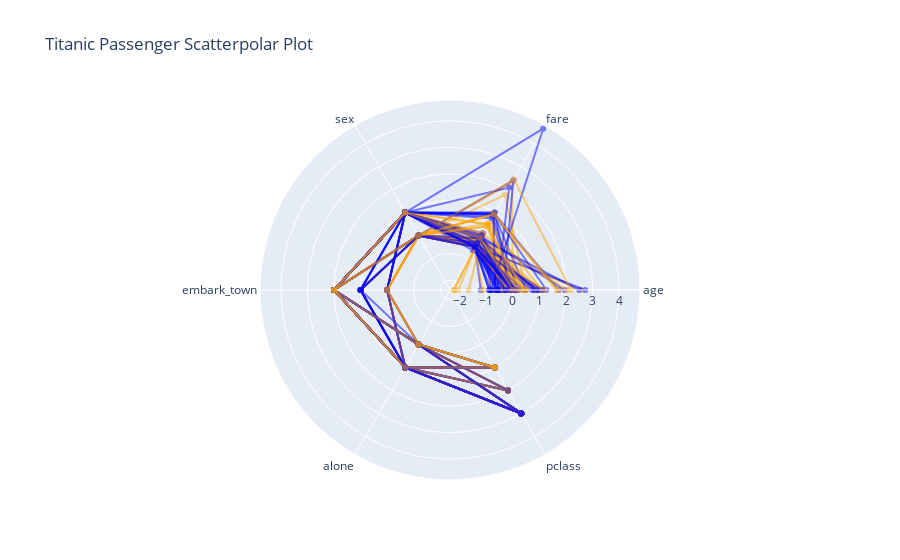

Here is the notebook cell this chart was saved with:
### Markdown cell above
# Ejercicio 3c: Star Plots

### Code cell
import plotly.graph_objects as go

# Select numeric columns for the plot
cols = ['age', 'fare' , 'sex', 'embark_town', 'alone', 'pclass'] # 'sibsp', 'parch'

# Take a sample to avoid overcrowding
sample = df_titanic.sample(100, random_state=0)

fig = go.Figure()

for idx, row in sample.iterrows():
    fig.add_trace(go.Scatterpolar(
        r=row[cols],
        theta=cols,
        name=f"Passenger {idx}",
        marker=dict(color='orange' if row['survived'] else 'blue'),
        opacity=0.5,
        showlegend=False
    ))

fig.update_layout(
    title="Titanic Passenger Scatterpolar Plot",
    polar=dict(radialaxis=dict(visible=True)),
    showlegend=False
)

fig.show()

### Figure 1 — Plotly figure (JSON) as saved in the notebook; plotly's stock layout.template omitted (floating-point values rounded to 4 significant figures)
{"data": [{"marker": {"color": "blue"}, "name": "Passenger 14", "opacity": 0.5, "r": [-1.207, -0.4878, 0.0, 2.0, 1.0, 3.0], "showlegend": false, "theta": ["age", "fare", "sex", "embark_town", "alone", "pclass"], "type": "scatterpolar"}, {"marker": {"color": "blue"}, "name": "Passenger 159", "opacity": 0.5, "r": [0.003522, 0.7536, 1.0, 2.0, 0.0, 3.0], "showlegend": false, "theta": ["age", "fare", "sex", "embark_town", "alone", "pclass"], "type": "scatterpolar"}, {"marker": {"color": "orange"}, "name": "Passenger 763", "opacity": 0.5, "r": [0.4894, 1.769, 0.0, 2.0, 0.0, 1.0], "showlegend": false, "theta": ["age", "fare", "sex", "embark_town", "alone", "pclass"], "type": "scatterpolar"}, {"marker": {"color": "blue"}, "name": "Passenger 741", "opacity": 0.5, "r": [0.4894, 0.9408, 1.0, 2.0, 0.0, 1.0], "showlegend": false, "theta": ["age", "fare", "sex", "embark_town", "alone", "pclass"], "type": "scatterpolar"}, {"marker": {"color": "orange"}, "name": "Passenger 483", "opacity": 0.5, "r": [2.571, -0.4529, 0.0, 2.0, 1.0, 3.0], "showlegend": false, "theta": ["age", "fare", "sex", "embark_town", "alone", "pclass"], "type": "scatterpolar"}, {"marker": {"color": "blue"}, "name": "Passenger 262", "opacity": 0.5, "r": [1.723, 0.9569, 1.0, 2.0, 0.0, 1.0], "showlegend": false, "theta": ["age", "fare", "sex", "embark_town", "alone", "pclass"], "type": "scatterpolar"}, {"marker": {"color": "blue"}, "name": "Passenger 619", "opacity": 0.5, "r": [-0.2817, -0.4346, 1.0, 2.0, 1.0, 2.0], "showlegend": false, "theta": ["age", "fare", "sex", "embark_town", "alone", "pclass"], "type": "scatterpolar"}, {"marker": {"color": "orange"}, "name": "Passenger 707", "opacity": 0.5, "r": [0.9521, -0.1169, 1.0, 2.0, 1.0, 1.0], "showlegend": false, "theta": ["age", "fare", "sex", "embark_town", "alone", "pclass"], "type": "scatterpolar"}, {"marker": {"color": "blue"}, "name": "Passenger 534", "opacity": 0.5, "r": [0.02672, -0.4715, 0.0, 2.0, 1.0, 3.0], "showlegend": false, "theta": ["age", "fare", "sex", "embark_town", "alone", "pclass"], "type": "scatterpolar"}, {"marker": {"color": "orange"}, "name": "Passenger 549", "opacity": 0.5, "r": [-1.67, 0.09363, 1.0, 2.0, 0.0, 2.0], "showlegend": false, "theta": ["age", "fare", "sex", "embark_town", "alone", "pclass"], "type": "scatterpolar"}, {"marker": {"color": "blue"}, "name": "Passenger 254", "opacity": 0.5, "r": [0.8749, -0.2391, 0.0, 2.0, 0.0, 3.0], "showlegend": false, "theta": ["age", "fare", "sex", "embark_town", "alone", "pclass"], "type": "scatterpolar"}, {"marker": {"color": "orange"}, "name": "Passenger 31", "opacity": 0.5, "r": [0.003522, 2.302, 0.0, 0.0, 0.0, 1.0], "showlegend": false, "theta": ["age", "fare", "sex", "embark_town", "alone", "pclass"], "type": "scatterpolar"}, {"marker": {"color": "orange"}, "name": "Passenger 644", "opacity": 0.5, "r": [-2.229, -0.2583, 0.0, 0.0, 0.0, 3.0], "showlegend": false, "theta": ["age", "fare", "sex", "embark_town", "alone", "pclass"], "type": "scatterpolar"}, {"marker": {"color": "blue"}, "name": "Passenger 145", "opacity": 0.5, "r": [-0.8215, 0.09363, 1.0, 2.0, 0.0, 2.0], "showlegend": false, "theta": ["age", "fare", "sex", "embark_town", "alone", "pclass"], "type": "scatterpolar"}, {"marker": {"color": "orange"}, "name": "Passenger 573", "opacity": 0.5, "r": [0.003522, -0.4899, 0.0, 1.0, 1.0, 3.0], "showlegend": false, "theta": ["age", "fare", "sex", "embark_town", "alone", "pclass"], "type": "scatterpolar"}, {"marker": {"color": "blue"}, "name": "Passenger 353", "opacity": 0.5, "r": [-0.3588, -0.2877, 1.0, 2.0, 0.0, 3.0], "showlegend": false, "theta": ["age", "fare", "sex", "embark_town", "alone", "pclass"], "type": "scatterpolar"}, {"marker": {"color": "orange"}, "name": "Passenger 98", "opacity": 0.5, "r": [0.3352, -0.183, 0.0, 2.0, 0.0, 2.0], "showlegend": false, "theta": ["age", "fare", "sex", "embark_town", "alone", "pclass"], "type": "scatterpolar"}, {"marker": {"color": "blue"}, "name": "Passenger 567", "opacity": 0.5, "r": [-0.05039, -0.2218, 0.0, 2.0, 0.0, 3.0], "showlegend": false, "theta": ["age", "fare", "sex", "embark_town", "alone", "pclass"], "type": "scatterpolar"}, {"marker": {"color": "orange"}, "name": "Passenger 692", "opacity": 0.5, "r": [0.003522, 0.491, 1.0, 2.0, 1.0, 3.0], "showlegend": false, "theta": ["age", "fare", "sex", "embark_town", "alone", "pclass"], "type": "scatterpolar"}, {"marker": {"color": "orange"}, "name": "Passenger 585", "opacity": 0.5, "r": [-0.8986, 0.9569, 0.0, 2.0, 0.0, 1.0], "showlegend": false, "theta": ["age", "fare", "sex", "embark_town", "alone", "pclass"], "type": "scatterpolar"}, {"marker": {"color": "blue"}, "name": "Passenger 789", "opacity": 0.5, "r": [1.26, 0.9478, 1.0, 0.0, 1.0, 1.0], "showlegend": false, "theta": ["age", "fare", "sex", "embark_town", "alone", "pclass"], "type": "scatterpolar"}, {"marker": {"color": "orange"}, "name": "Passenger 627", "opacity": 0.5, "r": [-0.6673, 0.9228, 0.0, 2.0, 1.0, 1.0], "showlegend": false, "theta": ["age", "fare", "sex", "embark_town", "alone", "pclass"], "type": "scatterpolar"}, {"marker": {"color": "orange"}, "name": "Passenger 572", "opacity": 0.5, "r": [0.4894, -0.1149, 1.0, 2.0, 1.0, 1.0], "showlegend": false, "theta": ["age", "fare", "sex", "embark_town", "alone", "pclass"], "type": "scatterpolar"}, {"marker": {"color": "blue"}, "name": "Passenger 658", "opacity": 0.5, "r": [-0.5131, -0.3843, 1.0, 2.0, 1.0, 2.0], "showlegend": false, "theta": ["age", "fare", "sex", "embark_town", "alone", "pclass"], "type": "scatterpolar"}, {"marker": {"color": "blue"}, "name": "Passenger 699", "opacity": 0.5, "r": [0.9521, -0.4919, 1.0, 2.0, 1.0, 3.0], "showlegend": false, "theta": ["age", "fare", "sex", "embark_town", "alone", "pclass"], "type": "scatterpolar"}, {"marker": {"color": "blue"}, "name": "Passenger 60", "opacity": 0.5, "r": [-0.5902, -0.5004, 1.0, 0.0, 1.0, 3.0], "showlegend": false, "theta": ["age", "fare", "sex", "embark_town", "alone", "pclass"], "type": "scatterpolar"}, {"marker": {"color": "blue"}, "name": "Passenger 373", "opacity": 0.5, "r": [-0.5902, 2.083, 1.0, 0.0, 1.0, 1.0], "showlegend": false, "theta": ["age", "fare", "sex", "embark_town", "alone", "pclass"], "type": "scatterpolar"}, {"marker": {"color": "orange"}, "name": "Passenger 55", "opacity": 0.5, "r": [0.003522, 0.06848, 1.0, 2.0, 1.0, 1.0], "showlegend": false, "theta": ["age", "fare", "sex", "embark_town", "alone", "pclass"], "type": "scatterpolar"}, {"marker": {"color": "orange"}, "name": "Passenger 512", "opacity": 0.5, "r": [0.4894, -0.1169, 1.0, 2.0, 1.0, 1.0], "showlegend": false, "theta": ["age", "fare", "sex", "embark_town", "alone", "pclass"], "type": "scatterpolar"}, {"marker": {"color": "blue"}, "name": "Passenger 492", "opacity": 0.5, "r": [1.954, -0.03213, 1.0, 2.0, 1.0, 1.0], "showlegend": false, "theta": ["age", "fare", "sex", "embark_town", "alone", "pclass"], "type": "scatterpolar"}, {"marker": {"color": "orange"}, "name": "Passenger 78", "opacity": 0.5, "r": [-2.223, -0.06231, 1.0, 2.0, 0.0, 2.0], "showlegend": false, "theta": ["age", "fare", "sex", "embark_town", "alone", "pclass"], "type": "scatterpolar"}, {"marker": {"color": "orange"}, "name": "Passenger 647", "opacity": 0.5, "r": [2.032, 0.06848, 1.0, 0.0, 1.0, 1.0], "showlegend": false, "theta": ["age", "fare", "sex", "embark_town", "alone", "pclass"], "type": "scatterpolar"}, {"marker": {"color": "blue"}, "name": "Passenger 848", "opacity": 0.5, "r": [-0.1275, 0.01818, 1.0, 2.0, 0.0, 2.0], "showlegend": false, "theta": ["age", "fare", "sex", "embark_town", "alone", "pclass"], "type": "scatterpolar"}, {"marker": {"color": "orange"}, "name": "Passenger 875", "opacity": 0.5, "r": [-1.13, -0.5005, 0.0, 0.0, 1.0, 3.0], "showlegend": false, "theta": ["age", "fare", "sex", "embark_town", "alone", "pclass"], "type": "scatterpolar"}, {"marker": {"color": "blue"}, "name": "Passenger 485", "opacity": 0.5, "r": [0.003522, -0.1334, 0.0, 2.0, 0.0, 3.0], "showlegend": false, "theta": ["age", "fare", "sex", "embark_town", "alone", "pclass"], "type": "scatterpolar"}, {"marker": {"color": "blue"}, "name": "Passenger 494", "opacity": 0.5, "r": [-0.6673, -0.4839, 1.0, 2.0, 1.0, 3.0], "showlegend": false, "theta": ["age", "fare", "sex", "embark_town", "alone", "pclass"], "type": "scatterpolar"}, {"marker": {"color": "blue"}, "name": "Passenger 454", "opacity": 0.5, "r": [0.003522, -0.4839, 1.0, 2.0, 1.0, 3.0], "showlegend": false, "theta": ["age", "fare", "sex", "embark_town", "alone", "pclass"], "type": "scatterpolar"}, {"marker": {"color": "blue"}, "name": "Passenger 442", "opacity": 0.5, "r": [-0.3588, -0.4894, 1.0, 2.0, 0.0, 3.0], "showlegend": false, "theta": ["age", "fare", "sex", "embark_town", "alone", "pclass"], "type": "scatterpolar"}, {"marker": {"color": "blue"}, "name": "Passenger 413", "opacity": 0.5, "r": [0.003522, -0.6458, 1.0, 2.0, 1.0, 2.0], "showlegend": false, "theta": ["age", "fare", "sex", "embark_town", "alone", "pclass"], "type": "scatterpolar"}, {"marker": {"color": "blue"}, "name": "Passenger 614", "opacity": 0.5, "r": [0.4123, -0.4839, 1.0, 2.0, 1.0, 3.0], "showlegend": false, "theta": ["age", "fare", "sex", "embark_town", "alone", "pclass"], "type": "scatterpolar"}, {"marker": {"color": "blue"}, "name": "Passenger 498", "opacity": 0.5, "r": [-0.3588, 2.404, 0.0, 2.0, 0.0, 1.0], "showlegend": false, "theta": ["age", "fare", "sex", "embark_town", "alone", "pclass"], "type": "scatterpolar"}, {"marker": {"color": "blue"}, "name": "Passenger 253", "opacity": 0.5, "r": [0.02672, -0.3219, 1.0, 2.0, 0.0, 3.0], "showlegend": false, "theta": ["age", "fare", "sex", "embark_town", "alone", "pclass"], "type": "scatterpolar"}, {"marker": {"color": "orange"}, "name": "Passenger 635", "opacity": 0.5, "r": [-0.1275, -0.3843, 0.0, 2.0, 1.0, 2.0], "showlegend": false, "theta": ["age", "fare", "sex", "embark_town", "alone", "pclass"], "type": "scatterpolar"}, {"marker": {"color": "blue"}, "name": "Passenger 870", "opacity": 0.5, "r": [-0.2817, -0.487, 1.0, 2.0, 1.0, 3.0], "showlegend": false, "theta": ["age", "fare", "sex", "embark_town", "alone", "pclass"], "type": "scatterpolar"}, {"marker": {"color": "orange"}, "name": "Passenger 457", "opacity": 0.5, "r": [0.003522, 0.3977, 0.0, 2.0, 0.0, 1.0], "showlegend": false, "theta": ["age", "fare", "sex", "embark_town", "alone", "pclass"], "type": "scatterpolar"}, {"marker": {"color": "blue"}, "name": "Passenger 833", "opacity": 0.5, "r": [-0.5131, -0.4878, 1.0, 2.0, 1.0, 3.0], "showlegend": false, "theta": ["age", "fare", "sex", "embark_town", "alone", "pclass"], "type": "scatterpolar"}, {"marker": {"color": "blue"}, "name": "Passenger 365", "opacity": 0.5, "r": [0.02672, -0.5, 1.0, 2.0, 1.0, 3.0], "showlegend": false, "theta": ["age", "fare", "sex", "embark_town", "alone", "pclass"], "type": "scatterpolar"}, {"marker": {"color": "blue"}, "name": "Passenger 280", "opacity": 0.5, "r": [2.726, -0.4899, 1.0, 1.0, 1.0, 3.0], "showlegend": false, "theta": ["age", "fare", "sex", "embark_town", "alone", "pclass"], "type": "scatterpolar"}, {"marker": {"color": "blue"}, "name": "Passenger 197", "opacity": 0.5, "r": [0.9521, -0.4767, 1.0, 2.0, 0.0, 3.0], "showlegend": false, "theta": ["age", "fare", "sex", "embark_town", "alone", "pclass"], "type": "scatterpolar"}, {"marker": {"color": "orange"}, "name": "Passenger 414", "opacity": 0.5, "r": [1.106, -0.4864, 1.0, 2.0, 1.0, 3.0], "showlegend": false, "theta": ["age", "fare", "sex", "embark_town", "alone", "pclass"], "type": "scatterpolar"}, {"marker": {"color": "blue"}, "name": "Passenger 564", "opacity": 0.5, "r": [0.003522, -0.4839, 0.0, 2.0, 1.0, 3.0], "showlegend": false, "theta": ["age", "fare", "sex", "embark_town", "alone", "pclass"], "type": "scatterpolar"}, {"marker": {"color": "blue"}, "name": "Passenger 295", "opacity": 0.5, "r": [0.003522, -0.08805, 1.0, 0.0, 1.0, 1.0], "showlegend": false, "theta": ["age", "fare", "sex", "embark_town", "alone", "pclass"], "type": "scatterpolar"}, {"marker": {"color": "blue"}, "name": "Passenger 478", "opacity": 0.5, "r": [-0.5902, -0.4945, 1.0, 2.0, 1.0, 3.0], "showlegend": false, "theta": ["age", "fare", "sex", "embark_town", "alone", "pclass"], "type": "scatterpolar"}, {"marker": {"color": "blue"}, "name": "Passenger 240", "opacity": 0.5, "r": [0.003522, -0.355, 0.0, 0.0, 0.0, 3.0], "showlegend": false, "theta": ["age", "fare", "sex", "embark_town", "alone", "pclass"], "type": "scatterpolar"}, {"marker": {"color": "blue"}, "name": "Passenger 665", "opacity": 0.5, "r": [0.1809, 0.8331, 1.0, 2.0, 0.0, 2.0], "showlegend": false, "theta": ["age", "fare", "sex", "embark_town", "alone", "pclass"], "type": "scatterpolar"}, {"marker": {"color": "blue"}, "name": "Passenger 396", "opacity": 0.5, "r": [0.1038, -0.4878, 0.0, 2.0, 1.0, 3.0], "showlegend": false, "theta": ["age", "fare", "sex", "embark_town", "alone", "pclass"], "type": "scatterpolar"}, {"marker": {"color": "orange"}, "name": "Passenger 346", "opacity": 0.5, "r": [0.7978, -0.3843, 0.0, 2.0, 1.0, 2.0], "showlegend": false, "theta": ["age", "fare", "sex", "embark_town", "alone", "pclass"], "type": "scatterpolar"}, {"marker": {"color": "orange"}, "name": "Passenger 523", "opacity": 0.5, "r": [1.106, 0.5208, 0.0, 0.0, 0.0, 1.0], "showlegend": false, "theta": ["age", "fare", "sex", "embark_town", "alone", "pclass"], "type": "scatterpolar"}, {"marker": {"color": "blue"}, "name": "Passenger 795", "opacity": 0.5, "r": [0.7207, -0.3843, 1.0, 2.0, 1.0, 2.0], "showlegend": false, "theta": ["age", "fare", "sex", "embark_town", "alone", "pclass"], "type": "scatterpolar"}, {"marker": {"color": "orange"}, "name": "Passenger 804", "opacity": 0.5, "r": [-0.2046, -0.5055, 1.0, 2.0, 1.0, 3.0], "showlegend": false, "theta": ["age", "fare", "sex", "embark_town", "alone", "pclass"], "type": "scatterpolar"}, {"marker": {"color": "orange"}, "name": "Passenger 8", "opacity": 0.5, "r": [-0.2046, -0.4218, 0.0, 2.0, 0.0, 3.0], "showlegend": false, "theta": ["age", "fare", "sex", "embark_town", "alone", "pclass"], "type": "scatterpolar"}, {"marker": {"color": "blue"}, "name": "Passenger 770", "opacity": 0.5, "r": [-0.4359, -0.4547, 1.0, 2.0, 1.0, 3.0], "showlegend": false, "theta": ["age", "fare", "sex", "embark_town", "alone", "pclass"], "type": "scatterpolar"}, {"marker": {"color": "orange"}, "name": "Passenger 279", "opacity": 0.5, "r": [0.4123, -0.2384, 0.0, 2.0, 0.0, 3.0], "showlegend": false, "theta": ["age", "fare", "sex", "embark_town", "alone", "pclass"], "type": "scatterpolar"}, {"marker": {"color": "blue"}, "name": "Passenger 343", "opacity": 0.5, "r": [-0.3588, -0.3843, 1.0, 2.0, 1.0, 2.0], "showlegend": false, "theta": ["age", "fare", "sex", "embark_town", "alone", "pclass"], "type": "scatterpolar"}, {"marker": {"color": "blue"}, "name": "Passenger 143", "opacity": 0.5, "r": [-0.8215, -0.51, 1.0, 1.0, 1.0, 3.0], "showlegend": false, "theta": ["age", "fare", "sex", "embark_town", "alone", "pclass"], "type": "scatterpolar"}, {"marker": {"color": "orange"}, "name": "Passenger 547", "opacity": 0.5, "r": [0.003522, -0.3669, 1.0, 0.0, 1.0, 2.0], "showlegend": false, "theta": ["age", "fare", "sex", "embark_town", "alone", "pclass"], "type": "scatterpolar"}, {"marker": {"color": "blue"}, "name": "Passenger 654", "opacity": 0.5, "r": [-0.8986, -0.51, 0.0, 1.0, 1.0, 3.0], "showlegend": false, "theta": ["age", "fare", "sex", "embark_town", "alone", "pclass"], "type": "scatterpolar"}, {"marker": {"color": "orange"}, "name": "Passenger 880", "opacity": 0.5, "r": [-0.3588, -0.1227, 0.0, 2.0, 0.0, 2.0], "showlegend": false, "theta": ["age", "fare", "sex", "embark_town", "alone", "pclass"], "type": "scatterpolar"}, {"marker": {"color": "orange"}, "name": "Passenger 407", "opacity": 0.5, "r": [-2.055, -0.2686, 1.0, 2.0, 0.0, 2.0], "showlegend": false, "theta": ["age", "fare", "sex", "embark_town", "alone", "pclass"], "type": "scatterpolar"}, {"marker": {"color": "orange"}, "name": "Passenger 194", "opacity": 0.5, "r": [1.106, -0.08805, 0.0, 0.0, 1.0, 1.0], "showlegend": false, "theta": ["age", "fare", "sex", "embark_town", "alone", "pclass"], "type": "scatterpolar"}, {"marker": {"color": "blue"}, "name": "Passenger 34", "opacity": 0.5, "r": [-0.1275, 1.008, 1.0, 0.0, 0.0, 1.0], "showlegend": false, "theta": ["age", "fare", "sex", "embark_town", "alone", "pclass"], "type": "scatterpolar"}, {"marker": {"color": "orange"}, "name": "Passenger 543", "opacity": 0.5, "r": [0.1809, -0.1227, 1.0, 2.0, 0.0, 2.0], "showlegend": false, "theta": ["age", "fare", "sex", "embark_town", "alone", "pclass"], "type": "scatterpolar"}, {"marker": {"color": "blue"}, "name": "Passenger 675", "opacity": 0.5, "r": [-0.8986, -0.4894, 1.0, 2.0, 1.0, 3.0], "showlegend": false, "theta": ["age", "fare", "sex", "embark_town", "alone", "pclass"], "type": "scatterpolar"}, {"marker": {"color": "orange"}, "name": "Passenger 533", "opacity": 0.5, "r": [0.003522, -0.196, 0.0, 0.0, 0.0, 3.0], "showlegend": false, "theta": ["age", "fare", "sex", "embark_town", "alone", "pclass"], "type": "scatterpolar"}, {"marker": {"color": "blue"}, "name": "Passenger 27", "opacity": 0.5, "r": [-0.8215, 4.646, 1.0, 2.0, 0.0, 1.0], "showlegend": false, "theta": ["age", "fare", "sex", "embark_town", "alone", "pclass"], "type": "scatterpolar"}, {"marker": {"color": "blue"}, "name": "Passenger 30", "opacity": 0.5, "r": [0.7978, -0.08805, 1.0, 0.0, 1.0, 1.0], "showlegend": false, "theta": ["age", "fare", "sex", "embark_town", "alone", "pclass"], "type": "scatterpolar"}, {"marker": {"color": "orange"}, "name": "Passenger 146", "opacity": 0.5, "r": [-0.2046, -0.489, 1.0, 2.0, 1.0, 3.0], "showlegend": false, "theta": ["age", "fare", "sex", "embark_town", "alone", "pclass"], "type": "scatterpolar"}, {"marker": {"color": "blue"}, "name": "Passenger 810", "opacity": 0.5, "r": [-0.2817, -0.4871, 1.0, 2.0, 1.0, 3.0], "showlegend": false, "theta": ["age", "fare", "sex", "embark_town", "alone", "pclass"], "type": "scatterpolar"}, {"marker": {"color": "blue"}, "name": "Passenger 767", "opacity": 0.5, "r": [0.06528, -0.4899, 0.0, 1.0, 1.0, 3.0], "showlegend": false, "theta": ["age", "fare", "sex", "embark_town", "alone", "pclass"], "type": "scatterpolar"}, {"marker": {"color": "blue"}, "name": "Passenger 749", "opacity": 0.5, "r": [0.1038, -0.4899, 1.0, 1.0, 1.0, 3.0], "showlegend": false, "theta": ["age", "fare", "sex", "embark_town", "alone", "pclass"], "type": "scatterpolar"}, {"marker": {"color": "blue"}, "name": "Passenger 252", "opacity": 0.5, "r": [2.494, -0.1116, 1.0, 2.0, 1.0, 1.0], "showlegend": false, "theta": ["age", "fare", "sex", "embark_town", "alone", "pclass"], "type": "scatterpolar"}, {"marker": {"color": "orange"}, "name": "Passenger 765", "opacity": 0.5, "r": [1.646, 0.9228, 0.0, 2.0, 0.0, 1.0], "showlegend": false, "theta": ["age", "fare", "sex", "embark_town", "alone", "pclass"], "type": "scatterpolar"}, {"marker": {"color": "blue"}, "name": "Passenger 657", "opacity": 0.5, "r": [0.1809, -0.334, 0.0, 1.0, 0.0, 3.0], "showlegend": false, "theta": ["age", "fare", "sex", "embark_town", "alone", "pclass"], "type": "scatterpolar"}, {"marker": {"color": "orange"}, "name": "Passenger 268", "opacity": 0.5, "r": [2.186, 2.442, 0.0, 2.0, 0.0, 1.0], "showlegend": false, "theta": ["age", "fare", "sex", "embark_town", "alone", "pclass"], "type": "scatterpolar"}, {"marker": {"color": "orange"}, "name": "Passenger 653", "opacity": 0.5, "r": [0.003522, -0.4883, 0.0, 1.0, 1.0, 3.0], "showlegend": false, "theta": ["age", "fare", "sex", "embark_town", "alone", "pclass"], "type": "scatterpolar"}, {"marker": {"color": "blue"}, "name": "Passenger 102", "opacity": 0.5, "r": [-0.6673, 0.9093, 1.0, 2.0, 0.0, 1.0], "showlegend": false, "theta": ["age", "fare", "sex", "embark_town", "alone", "pclass"], "type": "scatterpolar"}, {"marker": {"color": "blue"}, "name": "Passenger 403", "opacity": 0.5, "r": [-0.1275, -0.3269, 1.0, 2.0, 0.0, 3.0], "showlegend": false, "theta": ["age", "fare", "sex", "embark_town", "alone", "pclass"], "type": "scatterpolar"}, {"marker": {"color": "orange"}, "name": "Passenger 338", "opacity": 0.5, "r": [1.183, -0.4839, 1.0, 2.0, 1.0, 3.0], "showlegend": false, "theta": ["age", "fare", "sex", "embark_town", "alone", "pclass"], "type": "scatterpolar"}, {"marker": {"color": "blue"}, "name": "Passenger 814", "opacity": 0.5, "r": [0.06528, -0.4839, 1.0, 2.0, 1.0, 3.0], "showlegend": false, "theta": ["age", "fare", "sex", "embark_town", "alone", "pclass"], "type": "scatterpolar"}, {"marker": {"color": "blue"}, "name": "Passenger 696", "opacity": 0.5, "r": [1.106, -0.4839, 1.0, 2.0, 1.0, 3.0], "showlegend": false, "theta": ["age", "fare", "sex", "embark_town", "alone", "pclass"], "type": "scatterpolar"}, {"marker": {"color": "blue"}, "name": "Passenger 517", "opacity": 0.5, "r": [0.003522, -0.1599, 1.0, 1.0, 1.0, 3.0], "showlegend": false, "theta": ["age", "fare", "sex", "embark_town", "alone", "pclass"], "type": "scatterpolar"}, {"marker": {"color": "orange"}, "name": "Passenger 367", "opacity": 0.5, "r": [0.003522, -0.5004, 0.0, 0.0, 1.0, 3.0], "showlegend": false, "theta": ["age", "fare", "sex", "embark_town", "alone", "pclass"], "type": "scatterpolar"}, {"marker": {"color": "blue"}, "name": "Passenger 312", "opacity": 0.5, "r": [-0.2817, -0.1227, 0.0, 2.0, 0.0, 2.0], "showlegend": false, "theta": ["age", "fare", "sex", "embark_town", "alone", "pclass"], "type": "scatterpolar"}, {"marker": {"color": "blue"}, "name": "Passenger 531", "opacity": 0.5, "r": [0.003522, -0.5004, 1.0, 0.0, 1.0, 3.0], "showlegend": false, "theta": ["age", "fare", "sex", "embark_town", "alone", "pclass"], "type": "scatterpolar"}, {"marker": {"color": "orange"}, "name": "Passenger 838", "opacity": 0.5, "r": [0.1809, 0.491, 1.0, 2.0, 1.0, 3.0], "showlegend": false, "theta": ["age", "fare", "sex", "embark_town", "alone", "pclass"], "type": "scatterpolar"}, {"marker": {"color": "blue"}, "name": "Passenger 264", "opacity": 0.5, "r": [0.003522, -0.4899, 0.0, 1.0, 1.0, 3.0], "showlegend": false, "theta": ["age", "fare", "sex", "embark_town", "alone", "pclass"], "type": "scatterpolar"}, {"marker": {"color": "orange"}, "name": "Passenger 591", "opacity": 0.5, "r": [1.723, 0.929, 0.0, 0.0, 0.0, 1.0], "showlegend": false, "theta": ["age", "fare", "sex", "embark_town", "alone", "pclass"], "type": "scatterpolar"}, {"marker": {"color": "blue"}, "name": "Passenger 680", "opacity": 0.5, "r": [0.003522, -0.4821, 0.0, 1.0, 1.0, 3.0], "showlegend": false, "theta": ["age", "fare", "sex", "embark_town", "alone", "pclass"], "type": "scatterpolar"}, {"marker": {"color": "orange"}, "name": "Passenger 507", "opacity": 0.5, "r": [0.003522, -0.1116, 1.0, 2.0, 1.0, 1.0], "showlegend": false, "theta": ["age", "fare", "sex", "embark_town", "alone", "pclass"], "type": "scatterpolar"}, {"marker": {"color": "orange"}, "name": "Passenger 383", "opacity": 0.5, "r": [0.4123, 0.4005, 0.0, 2.0, 0.0, 1.0], "showlegend": false, "theta": ["age", "fare", "sex", "embark_town", "alone", "pclass"], "type": "scatterpolar"}], "layout": {"polar": {"radialaxis": {"visible": true}}, "showlegend": false, "title": {"text": "Titanic Passenger Scatterpolar Plot"}}}
